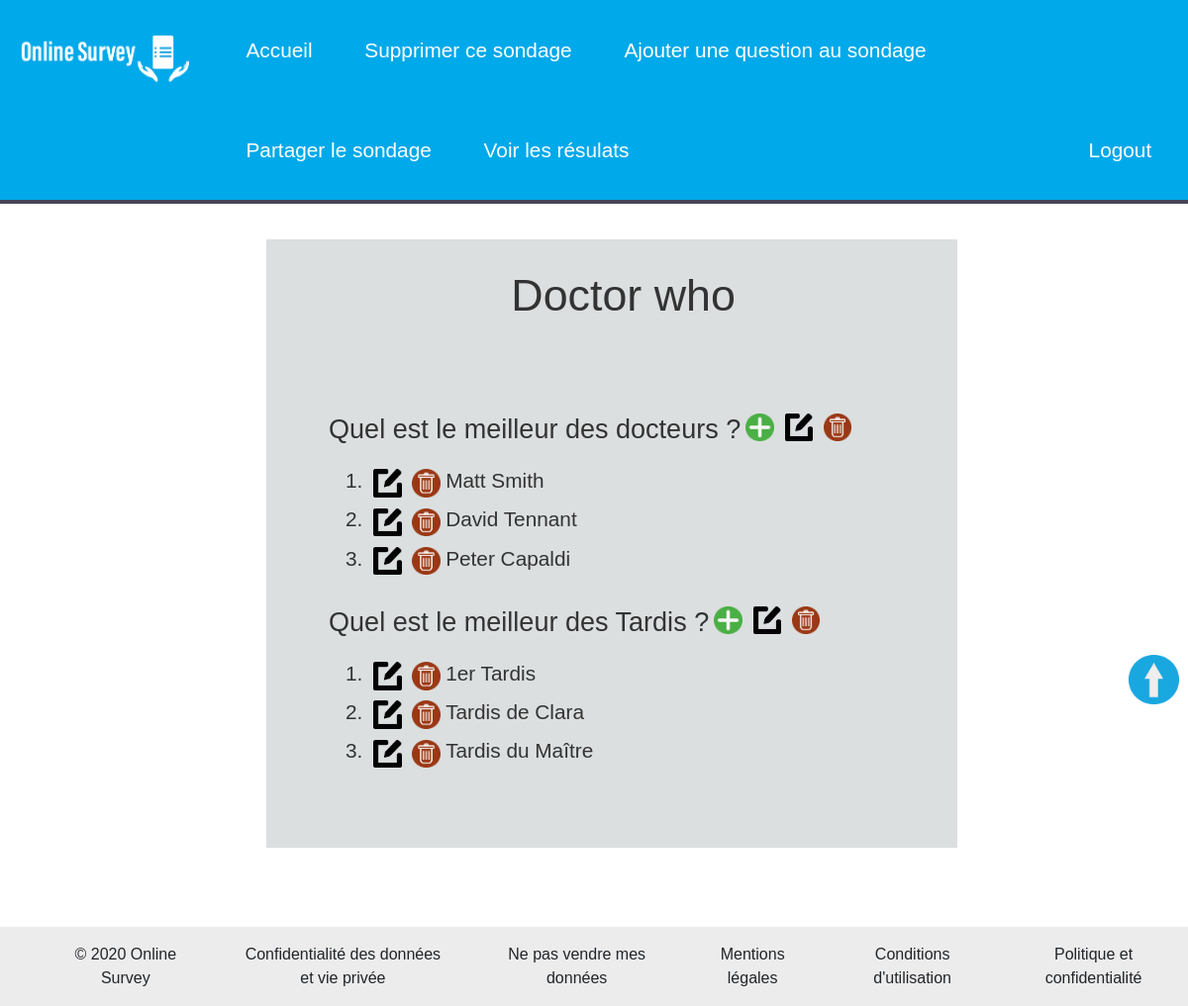
/editor.php?id=2 (signed in), run on the app's committed database.
### tables this page shows
CREATE TABLE `question` (
  `id` int(11) NOT NULL,
  `question` varchar(255) NOT NULL,
  `id_survey` int(255) NOT NULL,
  `optionnel` int(1) NOT NULL DEFAULT '0' COMMENT '0=non 1= oui',
  `choix` int(1) NOT NULL DEFAULT '0' COMMENT '0=choix multiple 1=choix simple',
  `total_r` int(255) NOT NULL DEFAULT '0'
);

CREATE TABLE `champs` (
  `id` int(255) NOT NULL,
  `reponse` varchar(255) NOT NULL,
  `id_question` int(255) NOT NULL,
  `id_survey` int(11) NOT NULL,
  `amount_answer` int(255) NOT NULL DEFAULT '0'
);

### editor.php (the view, shortened to what this page needs)
<?php
require_once "php/config.php";
$id_surv = $_GET["id"];
$query = "SELECT id,name,state,id_owner FROM survey WHERE id_owner= ? AND id= ? ";
$name_surv = null;
if ($stmt = mysqli_prepare($link, $query)):
    mysqli_stmt_bind_param($stmt, "ss", $_SESSION['id'], $id_surv);
    mysqli_stmt_bind_result($stmt, $id_surv, $name_surv, $state_surv, $id_owner);
    if (mysqli_stmt_execute($stmt)) {
        while (mysqli_stmt_fetch($stmt)) :
            $pass = true;
        endwhile;
    }
endif;
?>
<html lang="en">
<head>
    <link rel="stylesheet" href="https://stackpath.bootstrapcdn.com/bootstrap/4.4.1/css/bootstrap.min.css"
>
    <link rel="stylesheet" href="../css/general.css">
    <link rel="stylesheet" href="../css/list.css">
    <link rel="stylesheet" href="../css/popup.css">
</head>
<body>
<div id="menu">
    <ul>
        <li><img src="../pictures/Logo.png" alt="logo" height="6.5%"></li>
        <li><a href="../home.php">Accueil</a></li>
        <?php echo '<li><a onclick=\'deletesurv(' . $id_surv . ')\'>Supprimer ce sondage</a></li>' ?>
        <?php echo '<li><a onclick=\'newquestion(' . $id_surv . ')\'>Ajouter une question au sondage</a></li>' ?>
        <?php echo '<li><a onclick=\'sharesurv(' . $id_surv . ')\'>Partager le sondage</a></li>' ?>
        <?php echo '<li><a onclick=\'watchsurv(' . $id_surv . ')\'>Voir les résulats</a></li>' ?>
        <li style="float:right"><a href="../logout.php">Logout</a></li>
    </ul>
    <div class="line"></div>
    <a href="#menu"><img class="up" src="../pictures/up.png" alt="Remonter" height="5%"/></a>
</div>
<?php
echo "<div class=\"main\">
    <div class=\"liste\">
        <div class=\"entete\">
<p>$name_surv</p>
</div>
        <div >
            <ul>";
$qList=array();
$query = "SELECT id,question,choix,optionnel FROM question where id_survey=?";
if ($stmt = mysqli_prepare($link, $query)):
    mysqli_stmt_bind_param($stmt, "s", $id_surv);
    if (mysqli_stmt_execute($stmt)):
        mysqli_stmt_bind_result($stmt, $id_question, $question,$type,$optio);
        while (mysqli_stmt_fetch($stmt)) :
            array_push($qList,array("id"=>$id_question,"question"=>$question,"choix"=>$type,"optio"=>$optio));
        endwhile;
    endif;
endif;
$query2 = "SELECT id,reponse FROM champs where id_question=?";
foreach($qList as $q){
    echo '<li class="question"><p>' . $q["question"] . '</p><input type="image" src="../pictures/Add.png" alt="Ajouter une question"  title="Ajouter une question" height="3%" onclick=\'addrep('.$q["id"].',' . $id_surv . ')\'><input type="image" src="../pictures/Modifier.png" alt="Modifier la question"  title="Modifier la question" height="3%" onclick=\'modifyquestion(' . $q["id"] .')\'><input type="image" src="../pictures/delete.png" alt="Supprimer la question"  title="Supprimer la question" height="3%" onclick="deletequestion(' . $q["id"] . ')"></li>
        <div>
            <ol>';
    if ($stmt2 = mysqli_prepare($link, $query2)):
        mysqli_stmt_bind_param($stmt2, "s", $q["id"]);
        if (mysqli_stmt_execute($stmt2)):
            mysqli_stmt_bind_result($stmt2, $id_rep, $rep);
            while (mysqli_stmt_fetch($stmt2)) :
                echo '<li><label for="' . $id_rep . '">' . $rep . '</label><input  type="image" src="../pictures/Modifier.png" title="Modifier la réponse" alt="Modifier la réponse" height="3%" onclick=\'modifyrep(' . $id_rep . ',"' . $rep . '")\'><input  type="image" type="image" src="../pictures/delete.png" alt="Supprimer la réponse"  title="Supprimer la réponse" height="3%" onclick="deleterep(' . $id_rep . ')"></li>';
            endwhile;
            echo "</ol>
            </div>";
        endif;
    endif;
}
echo "</ul>
    </div>
</div>";
?>
</body>
<footer>
    <ul>
        <li>© 2020 Online Survey </li>
        <li>Confidentialité des données et vie privée</li>
        <li>Ne pas vendre mes données
        <li>Mentions légales</li>
        <li>Conditions d'utilisation</li>
        <li>Politique et confidentialité</li>
    </ul>
</footer>
</html>

### css/general.css (style rules this page uses)
html { margin: 0 auto; width: 100%; }
body { padding:0; width: 100%; background-color:white; font-family: acumin-pro, sans-serif, Arial; }
#menu ul { list-style-type: none; margin: 0; padding: 0; overflow: hidden; background-color: #00A9E9; top: 0; width: 100%; font-size: 1.3em; }
.line { width: 100%; background-color: #474558; padding: 2px; }
#menu ul li img { margin-left: 1em; margin-right: 1em; }
#menu ul li { margin-right: 1em; margin-top: 1em; margin-bottom: 1em; float: left; display: block; }
#menu ul li a { display: block; color: white; text-align: center; padding: 14px 16px; text-decoration: none; cursor:pointer; }
footer { left:0; position:absolute; width:100%; z-index:10000; clear: none; padding: 0; bottom: 0; background-color: #ECECEC; text-align: center; }
footer ul { list-style: none; display: inline-flex; }
footer ul li { margin-left: 2em; padding-right: 2em; padding-top: 1em; }

### css/list.css (style rules this page uses)
body { padding-bottom: 5%; }
.main { margin:3% auto auto 3%; }
.liste { color: #333333; display:block; background-color: #DBDFDF; margin: auto; width:60%; height: auto; padding-top: 2%; padding-bottom:5%; padding-left: 2%; }
.liste ul { list-style-type: none; }
.entete p { font-size: 2.8em; text-align: center; padding-bottom: 1em; }
.entete { clear:left; clear:right; }
.main div div ul li input { display:block; float:left; margin-top: 0.2em; margin-left:0.25em; margin-right: 0.25em; }
.main div div ul li p { font-size: 1.3em; display:block; float:left; }
.question { padding-top: 1em; }
.main div div ul li { font-size: 1.3em; clear: left; }
.up { position: fixed; margin-top: 38%; margin-left: 95%; }
footer { position: fixed; bottom: 0; }

### data on the page
question: question "Quel est le meilleur des docteurs ?"
champs: rep "Matt Smith"
champs: rep "David Tennant"
champs: rep "Peter Capaldi"
question: question "Quel est le meilleur des Tardis ?"
champs: rep "1er Tardis"
champs: rep "Tardis de Clara"
champs: rep "Tardis du Maître"

### other printed values
$name_surv "Doctor who"
